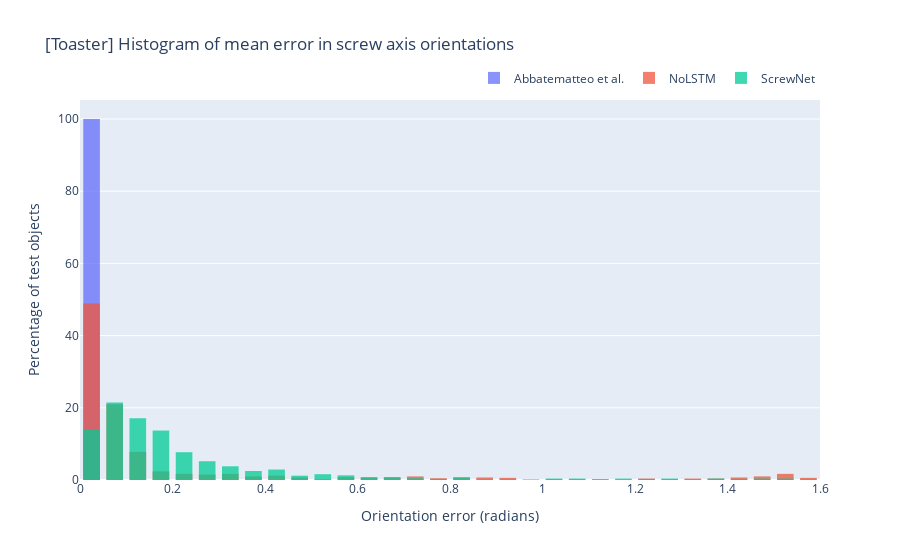
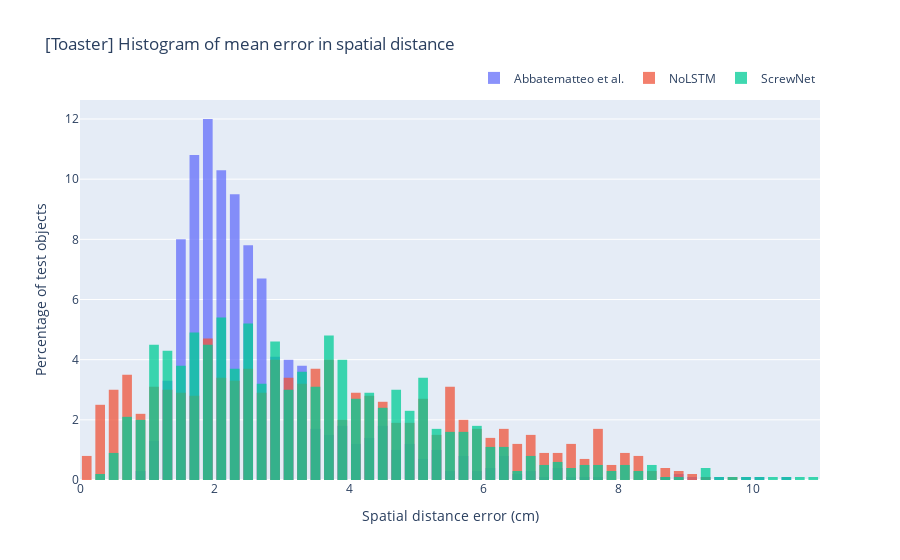
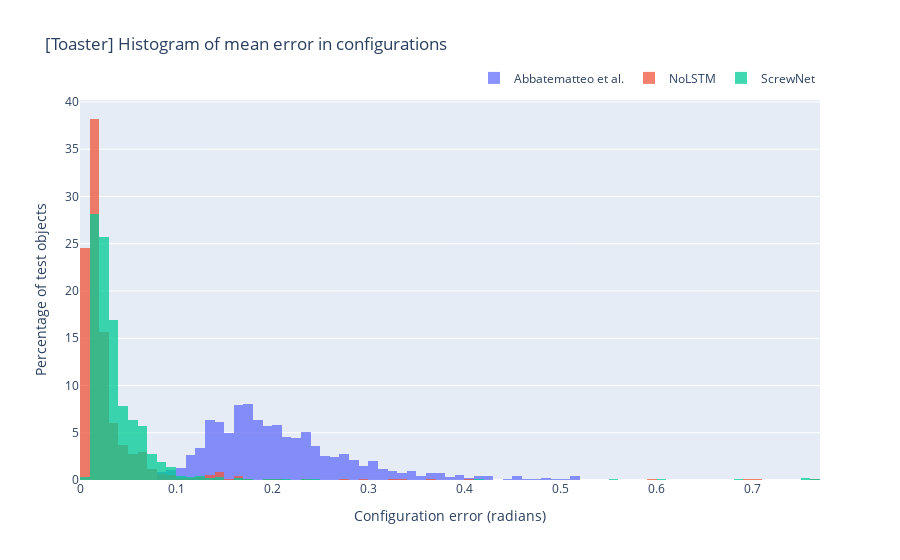

The code cell stored with these charts, in order, in its notebook:
### Code cell
## Toaster
ours_file = '/Users/jainajinkya/research/ArticulationModel/results/toaster/ours/nnv1_synArt_20000/test_prediction_data.pkl'
with open(ours_file, 'rb') as f:
    ours = pickle.load(f)

ben_file = '/Users/jainajinkya/research/ArticulationModel/results/toaster/ben/ben_toaster/test_prediction_data.pkl'
with open(ben_file, 'rb') as f:
    ben = pickle.load(f)


noLSTM_file = '/Users/jainajinkya/research/ArticulationModel/results/toaster/ours/nnv1_synArt_20000_noLSTM/test_prediction_data.pkl'
with open(noLSTM_file, 'rb') as f:
    noLSTM = pickle.load(f)
    
## Orientation
fig = go.Figure()
fig.add_trace(go.Histogram(x=ben['ori_err_mean'], histnorm='percent', name='Abbatematteo et al.', bingroup=1))
fig.add_trace(go.Histogram(x=noLSTM['ori_err_mean'], histnorm='percent', name='NoLSTM', bingroup=1))
fig.add_trace(go.Histogram(x=ours['ori_err_mean'], histnorm='percent', name='ScrewNet', bingroup=1))

fig.update_layout(
    title_text='[Toaster] Histogram of mean error in screw axis orientations', # title of plot
    xaxis_title_text='Orientation error (radians)', # xaxis label
    yaxis_title_text='Percentage of test objects', # yaxis label
    bargap=0.2, # gap between bars of adjacent location coordinates
    bargroupgap=0.1, # gap between bars of the same location coordinates
    barmode='overlay'
)

# Reduce opacity to see both histograms
fig.update_traces(opacity=0.75)
fig.update_layout(legend=dict(orientation="h", yanchor="bottom", y=1.02, xanchor="right", x=1))
fig.show()

## Spatial Distance
fig = go.Figure()
fig.add_trace(go.Histogram(x=ben['dist_err_mean']*100., histnorm='percent', name='Abbatematteo et al.', bingroup=2))
fig.add_trace(go.Histogram(x=noLSTM['dist_err_mean']*100., histnorm='percent', name='NoLSTM', bingroup=2))
fig.add_trace(go.Histogram(x=ours['dist_err_mean']*100., histnorm='percent', name='ScrewNet', bingroup=2))

fig.update_layout(
    title_text='[Toaster] Histogram of mean error in spatial distance', # title of plot
    xaxis_title_text='Spatial distance error (cm)', # xaxis label
    yaxis_title_text='Percentage of test objects', # yaxis label
    bargap=0.2, # gap between bars of adjacent location coordinates
    bargroupgap=0.1, # gap between bars of the same location coordinates
    barmode='overlay'
)

# Reduce opacity to see both histograms
fig.update_traces(opacity=0.75)
fig.update_layout(legend=dict(orientation="h", yanchor="bottom", y=1.02, xanchor="right", x=1))
fig.show()

## Configuration
fig = go.Figure()
fig.add_trace(go.Histogram(x=ben['q_err_mean'], histnorm='percent', name='Abbatematteo et al.', bingroup=3))
fig.add_trace(go.Histogram(x=noLSTM['theta_err_mean'], histnorm='percent', name='NoLSTM', bingroup=3))
fig.add_trace(go.Histogram(x=ours['theta_err_mean'], histnorm='percent', name='ScrewNet', bingroup=3))

fig.update_layout(
    title_text='[Toaster] Histogram of mean error in configurations', # title of plot
    xaxis_title_text='Configuration error (radians)', # xaxis label
    yaxis_title_text='Percentage of test objects', # yaxis label
#     bargap=0.2, # gap between bars of adjacent location coordinates
#     bargroupgap=0.1, # gap between bars of the same location coordinates
    barmode='overlay'
)

# Reduce opacity to see both histograms
fig.update_traces(opacity=0.75)
fig.update_layout(legend=dict(orientation="h", yanchor="bottom", y=1.02, xanchor="right", x=1))
fig.show()

# Stats
ours_ori_mean = np.mean(ours['ori_err_mean'])
ours_ori_std = np.std(ours['ori_err_mean'])
ben_ori_mean = np.mean(ben['ori_err_mean'])
ben_ori_std = np.std(ben['ori_err_mean'])
noLSTM_ori_mean = np.mean(noLSTM['ori_err_mean'])
noLSTM_ori_std = np.std(noLSTM['ori_err_mean'])

ours_dist_mean = np.mean(ours['dist_err_mean'])
ours_dist_std = np.std(ours['dist_err_mean'])
ben_dist_mean = np.mean(ben['dist_err_mean'])
ben_dist_std = np.std(ben['dist_err_mean'])
noLSTM_dist_mean = np.mean(noLSTM['dist_err_mean'])
noLSTM_dist_std = np.std(noLSTM['dist_err_mean'])

ours_theta_mean = np.mean(ours['theta_err_mean'])
ours_theta_std = np.std(ours['theta_err_mean'])
ben_theta_mean = np.mean(ben['q_err_mean'])
ben_theta_std = np.std(ben['q_err_mean'])
noLSTM_theta_mean = np.mean(noLSTM['theta_err_mean'])
noLSTM_theta_std = np.std(noLSTM['theta_err_mean'])

print("For Toaster")
print("Screw axis orientation: \nOurs: ({}, {}) ,\nBen:({}, {}), \nnoLSTM:({}, {})".format(\
        ours_ori_mean, ours_ori_std, ben_ori_mean, ben_ori_std, noLSTM_ori_mean, noLSTM_ori_std))
print("\nScrew axis distance: \nOurs: ({}, {}) ,\nBen:({}, {}), \nnoLSTM:({}, {})".format(\
        ours_dist_mean, ours_dist_std, ben_dist_mean, ben_dist_std, noLSTM_dist_mean, noLSTM_dist_std))
print("\nConfiguration: \nOurs: ({}, {}) ,\nBen:({}, {}), \nnoLSTM:({}, {})".format(\
        ours_theta_mean, ours_theta_std, ben_theta_mean, ben_theta_std, noLSTM_theta_mean, noLSTM_theta_std

### Figure 1 — Plotly figure (JSON) as saved in the notebook; plotly's stock layout.template omitted (floating-point values rounded to 4 significant figures; data arrays with more than 128 entries replaced by an {"elided": "..."} marker saying what was removed)
{"data": [{"bingroup": "1", "histnorm": "percent", "name": "Abbatematteo et al.", "opacity": 0.75, "type": "histogram", "x": {"elided": "1000 float values"}}, {"bingroup": "1", "histnorm": "percent", "name": "NoLSTM", "opacity": 0.75, "type": "histogram", "x": {"elided": "1000 float values"}}, {"bingroup": "1", "histnorm": "percent", "name": "ScrewNet", "opacity": 0.75, "type": "histogram", "x": {"elided": "1000 float values"}}], "layout": {"bargap": 0.2, "bargroupgap": 0.1, "barmode": "overlay", "legend": {"orientation": "h", "x": 1, "xanchor": "right", "y": 1.02, "yanchor": "bottom"}, "title": {"text": "[Toaster] Histogram of mean error in screw axis orientations"}, "xaxis": {"title": {"text": "Orientation error (radians)"}}, "yaxis": {"title": {"text": "Percentage of test objects"}}}}

### Figure 2 — Plotly figure (JSON) as saved in the notebook; plotly's stock layout.template omitted (floating-point values rounded to 4 significant figures; data arrays with more than 128 entries replaced by an {"elided": "..."} marker saying what was removed)
{"data": [{"bingroup": "2", "histnorm": "percent", "name": "Abbatematteo et al.", "opacity": 0.75, "type": "histogram", "x": {"elided": "1000 float values"}}, {"bingroup": "2", "histnorm": "percent", "name": "NoLSTM", "opacity": 0.75, "type": "histogram", "x": {"elided": "1000 float values"}}, {"bingroup": "2", "histnorm": "percent", "name": "ScrewNet", "opacity": 0.75, "type": "histogram", "x": {"elided": "1000 float values"}}], "layout": {"bargap": 0.2, "bargroupgap": 0.1, "barmode": "overlay", "legend": {"orientation": "h", "x": 1, "xanchor": "right", "y": 1.02, "yanchor": "bottom"}, "title": {"text": "[Toaster] Histogram of mean error in spatial distance"}, "xaxis": {"title": {"text": "Spatial distance error (cm)"}}, "yaxis": {"title": {"text": "Percentage of test objects"}}}}

### Figure 3 — Plotly figure (JSON) as saved in the notebook; plotly's stock layout.template omitted (floating-point values rounded to 4 significant figures; data arrays with more than 128 entries replaced by an {"elided": "..."} marker saying what was removed)
{"data": [{"bingroup": "3", "histnorm": "percent", "name": "Abbatematteo et al.", "opacity": 0.75, "type": "histogram", "x": {"elided": "1000 float values"}}, {"bingroup": "3", "histnorm": "percent", "name": "NoLSTM", "opacity": 0.75, "type": "histogram", "x": {"elided": "1000 float values"}}, {"bingroup": "3", "histnorm": "percent", "name": "ScrewNet", "opacity": 0.75, "type": "histogram", "x": {"elided": "1000 float values"}}], "layout": {"barmode": "overlay", "legend": {"orientation": "h", "x": 1, "xanchor": "right", "y": 1.02, "yanchor": "bottom"}, "title": {"text": "[Toaster] Histogram of mean error in configurations"}, "xaxis": {"title": {"text": "Configuration error (radians)"}}, "yaxis": {"title": {"text": "Percentage of test objects"}}}}
